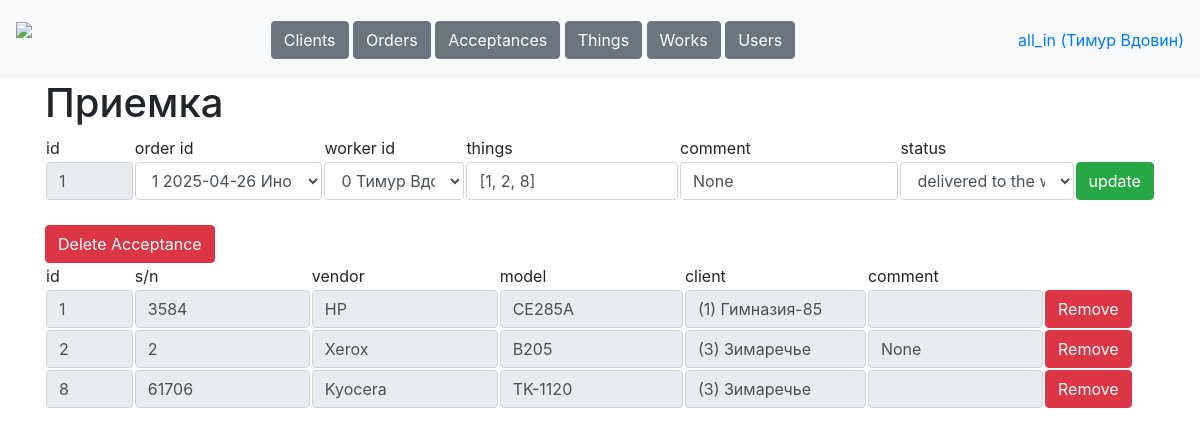
Screenshot of /tables/acceptances/1 (signed in) with the database file from the repository.
### data/tables.py (models this page shows, shortened)
class Worker(db_session.SqlAlchemyBase, SerializerMixin):
    __tablename__ = 'workers'
    id = Column(sqlalchemy.Integer, primary_key=True, autoincrement=True)
    username = Column(sqlalchemy.String, nullable=True)
    name = Column(sqlalchemy.String, nullable=True)
    password = Column(sqlalchemy.String, nullable=True)
    role = Column(sqlalchemy.String, nullable=True)
    phone = Column(sqlalchemy.String, nullable=True)
    comment = Column(sqlalchemy.String, nullable=True)
    works = orm.relationship('Work', back_populates='worker')
    acceptances = orm.relationship('Acceptance', back_populates='worker')

class Acceptance(db_session.SqlAlchemyBase, SerializerMixin):
    __tablename__ = 'acceptances'
    id = Column(sqlalchemy.Integer, primary_key=True, autoincrement=True)
    order_id = Column(sqlalchemy.Integer, sqlalchemy.ForeignKey('orders.id'))
    worker_id = Column(sqlalchemy.Integer, sqlalchemy.ForeignKey('workers.id'))
    things =  Column(sqlalchemy.String, default='[]', nullable=True)
    comment = Column(sqlalchemy.String, nullable=True, default='')
    status =  Column(sqlalchemy.String, nullable=True, default='123123123123123123123123123123')
    order = orm.relationship('Order')
    worker = orm.relationship('Worker')
    works = orm.relationship('Work', back_populates='acceptance')

class Thing(db_session.SqlAlchemyBase, SerializerMixin):
    __tablename__ = 'things'
    id = Column(sqlalchemy.Integer, primary_key=True, autoincrement=True)
    sn =  Column(sqlalchemy.String, nullable=True, unique=True)
    vendor = Column(sqlalchemy.String, nullable=True)
    model = Column(sqlalchemy.String, nullable=True)
    client_id = Column(sqlalchemy.Integer, sqlalchemy.ForeignKey('clients.id'))
    comment = Column(sqlalchemy.String, nullable=True)
    client = orm.relationship('Client')
    works = orm.relationship('Work', back_populates='thing')

class Client(db_session.SqlAlchemyBase, SerializerMixin):
    __tablename__ = 'clients'
    id = Column(sqlalchemy.Integer, primary_key=True, autoincrement=True)
    name = Column(sqlalchemy.String, nullable=True, default='')
    address = Column(sqlalchemy.String, nullable=True, default='')
    phone = Column(sqlalchemy.String, nullable=True, default='')
    comment = Column(sqlalchemy.String, nullable=True, default='')
    orders = orm.relationship('Order', back_populates='client')
    things = orm.relationship('Thing', back_populates='client')

### main.py (the view)
@app.route('/tables/acceptances/<int:acceptance_id>', methods=['GET', 'POST'])
def acceptance(acceptance_id):
    username = request.cookies.get('user')
    if not username:
        return redirect('/login')
    user = stuff.get_user(username)
    if request.method == 'GET':
        data = stuff.get_entry('acceptances', acceptance_id)
        things = stuff.get_table('things').filter(Thing.id.in_(loads(data.things)))
        resp = make_response(render_template('acceptance.html', user=user,
                                             acceptance=data, things=things))
        resp.set_cookie('acceptance', str(acceptance_id))
        return resp
    elif request.method == 'POST':
        stuff.update_entry('acceptances', request.form)
        return redirect(f'/tables/acceptances/{acceptance_id}')

### data/db_session.py (called while the page is built)
def create_session() -> Session:
    global __factory
    return __factory()

### stuff.py (called while the page is built)
def get_user(username):
    db_sess = db_session.create_session()
    worker = db_sess.query(Worker).filter(Worker.username == username).first()
    db_sess.close()
    return worker

def get_table(table, sort='id', reverse=0):
    db_sess = db_session.create_session()
    if table == 'clients':
        return db_sess.query(Client)
    elif table == 'orders':
        return db_sess.query(Order)
    elif table == 'acceptances':
        return db_sess.query(Acceptance)
    elif table == 'things':
        return db_sess.query(Thing)
    elif table == 'works':
        return db_sess.query(Work)
    elif table == 'workers':
        return db_sess.query(Worker)
    db_sess.close()

def get_entry(table, id):
    db_sess = db_session.create_session()
    if table == 'clients':
        return db_sess.query(Client).filter(Client.id == id).first()
    elif table == 'orders':
        return db_sess.query(Order).get(id)
    elif table == 'acceptances':
        return db_sess.query(Acceptance).filter(Acceptance.id == id).first()
    elif table == 'things':
        return db_sess.query(Thing).filter(Thing.id == id).first()
    elif table == 'works':
        return db_sess.query(Work).filter(Work.id == id).first()
    elif table == 'workers':
        return db_sess.query(Worker).filter(Worker.id == id).first()
    db_sess.close()

### templates/acceptance.html
{% extends "base.html"%}
{% block content %}
<h1>Приемка</h1>
<form method="post">
<table>
    <tr>
        <td width="8%">id</td>
        <td>order id</td>
        <td>worker id</td>
        <td>things</td>
        <td>comment</td>
        <td>status</td>
    </tr>
    <tr>
        <td width="8%"><input class="form-control" value="{{acceptance.id}}" name="id" readonly></td>
        <td><select class="form-control" name="order">
            {% for order in get_table('orders').filter(Tables.Order.status == 'created') %}
            {% if order.id == acceptance.order_id %}
            <option value="{{order.id}}" selected>{{order.id}} {{order.create_date}} {{order.client.name}}</option>
            {% else %}
            <option value="{{order.id}}">{{order.id}} {{order.date}} {{order.client.name}}</option>
            {% endif %}
            {% endfor %}
        </select></td>
        <td><select class="form-control" name="worker">
            {% for worker in get_table('workers') %}
            {% if worker.id == acceptance.worker_id %}
            <option value="{{worker.id}}" selected>{{worker.id}} {{worker.name}}</option>
            {% else %}
            <option value="{{worker.id}}">{{worker.id}} {{worker.name}}</option>
            {% endif %}
            {% endfor %}
        </select></td>
        <td><input class="form-control" value="{{acceptance.things}}" name="things"></td>
        <td><input class="form-control" value="{{acceptance.comment}}" name="comment"></td>
        <td><select class="form-control" name="status">
            {% for status in ['taken from client', 'delivered to the worker', 'in process', 'work completed', 'taken from worker', 'delivered to the client'] %}
            {% if status == acceptance.status %}
            <option selected>{{status}}</option>
            {% else %}
            <option>{{status}}</option>
            {% endif %}
            {% endfor %}
        </select></td>
        <td><button type="submit" class="btn btn-success">update</button></td>
    </tr>
</table>
</form><br>
{% if user.role == 'all_in' %}
<a class="btn btn-danger" href="/tables/acceptances/{{acceptance.id}}/delete" role="button">Delete Acceptance</a><br>
{% endif %}
<table>
    <tr>
        <td width="8%">id</td>
        <td>s/n</td>
        <td>vendor</td>
        <td>model</td>
        <td>client</td>
        <td colspan="2">comment</td>
    </tr>
    {% for item in things %}
    <tr>
        <td width="8%"><a href="/tables/things/{{item.id}}"><input class="form-control" value="{{item.id}}" readonly></a></td>
        <td><input class="form-control" value="{{item.sn}}" readonly></td>
        <td><input class="form-control" value="{{item.vendor}}" readonly></td>
        <td><input class="form-control" value="{{item.model}}" readonly></td>
        <td><input class="form-control" value="({{item.client_id}}) {{item.client.name}}" readonly></td>
        <td><input class="form-control" value="{{item.comment}}" readonly></td>
        <td width="10%"><a class="btn btn-danger" href="/tables/acceptances/{{acceptance.id}}/remove_thing/{{item.id}}" role="button">Remove</a></td>
    </tr>
    {% endfor %}
</table>
{% endblock %}

### templates/base.html (shortened to what this page needs)
<!doctype html>
<html>
<head>
    <link rel="stylesheet"
          href="https://stackpath.bootstrapcdn.com/bootstrap/4.4.1/css/bootstrap.min.css"
>
    <link rel="stylesheet" href="static/css/style.css" />
</head>
<body>
<header>
    <nav class="navbar navbar-light bg-light">
        <a class="navbar-brand" style="height: 63px;" href="/dashboard"><img height="63px" src="/static/icons/logo.png"></a>
        <div>
            {% if user.role == "manager" %}
                <a class="btn btn-secondary" href="/tables/clients" role="button">Clients</a>
                <a class="btn btn-secondary" href="/tables/orders" role="button">Orders</a>
            {% elif user.role == "worker" %}
                <a class="btn btn-secondary" href="/tables/acceptances" role="button">Acceptances</a>
                <a class="btn btn-secondary" href="/tables/works" role="button">Works</a>
            {% else %}
                <a class="btn btn-secondary" href="/tables/clients" role="button">Clients</a>
                <a class="btn btn-secondary" href="/tables/orders" role="button">Orders</a>
                <a class="btn btn-secondary" href="/tables/acceptances" role="button">Acceptances</a>
                <a class="btn btn-secondary" href="/tables/things" role="button">Things</a>
                <a class="btn btn-secondary" href="/tables/works" role="button">Works</a>
                <a class="btn btn-secondary" href="/tables/users" role="button">Users</a>
            {% endif %}
        </div>
        <a href="/login">{{user.role}} ({{user.name}})</a>
    </nav>
</header>
<main role="main" class="container">
    {% block content %}{% endblock %}
</main>
</body>
</html>

### rows the page displays
Worker: role "all_in", name "Тимур Вдовин"
Acceptance: id "1", things "[1, 2, 8]", comment "None", status "delivered to the worker"
Thing: id "1", sn "3584", vendor "HP", model "CE285A", client_id "(1) Гимназия-85"
Thing: id "2", sn "2", vendor "Xerox", model "B205", client_id "(3) Зимаречье", comment "None"
Thing: id "8", sn "61706", vendor "Kyocera", model "TK-1120", client_id "(3) Зимаречье"

### other values shown
form field order "1 2025-04-26 Иномаркет"
form field worker "0 Тимур Вдовин"
